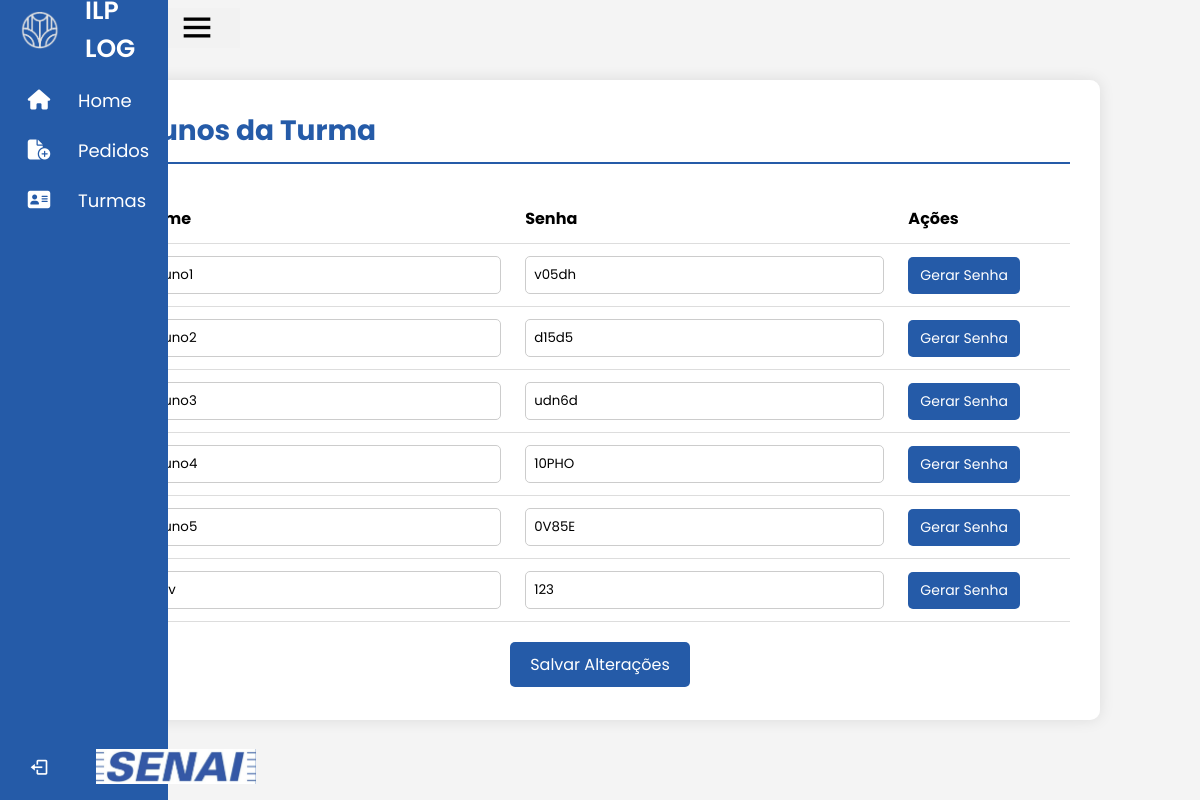
The page /SENAI_LOGISTICA/homeProf/turmas/alunos.php?turma_id=24 (signed in) on the database its author committed.
### tables this page shows
CREATE TABLE `alunos` (
  `id` int(11) NOT NULL,
  `nome` varchar(60) NOT NULL,
  `senha` varchar(255) NOT NULL,
  `turma_id` int(11) NOT NULL
);

### SENAI_LOGISTICA/homeProf/turmas/alunos.php (the view, shortened to what this page needs)
<?php
include "../../sidebarPROF.php";
$hostname = "127.0.0.1";
$user = "root";
$password = "root";
$database = "senai";
$conexao = new mysqli($hostname, $user, $password, $database);
$turma_id = $_GET['turma_id'] ?? '';
$sql = "SELECT * FROM `alunos` WHERE `turma_id` = '$turma_id'";
$resultado = $conexao->query($sql);
?>
<!DOCTYPE html>
<html lang="en">
<head>
</head>
<body>
    <div class="container">
        <div class="header">
        <h1>Alunos da Turma</h1>
        </div>
        <form method="post" action="salvar_alunos.php">
            <div class="divTable">
                <table>
                    <thead>
                        <tr>
                            <th>Nome</th>
                            <th>Senha</th>
                            <th>Ações</th>
                        </tr>
                    </thead>
                    <tbody>
                        <?php while ($row = $resultado->fetch_assoc()): ?>
                            <tr>
                                <td>
                                    <input type="text" name="nome[]" value="<?= htmlspecialchars($row['nome']) ?>" required>
                                </td>
                                <td>
                                    <input type="text" name="senha[]" value="<?= htmlspecialchars($row['senha']) ?>" required>
                                </td>
                                <td>
                                    <button type="button" class="button-action" onclick="gerarSenha(this)">Gerar Senha</button>
                                </td>
                            </tr>
                        <?php endwhile; ?>
                    </tbody>
                </table>
            </div>
            <button class="button-79" type="submit">Salvar Alterações</button>
        </form>
    </div>
</body>
</html>

### SENAI_LOGISTICA/sidebarPROF.php (style rules this page uses)
* { font-family: "Poppins", sans-serif; box-sizing: border-box; padding: 0; margin: 0; }

### SENAI_LOGISTICA/homeProf/turmas/alunos.php (style rules this page uses)
body { font-family: Arial, sans-serif; background-color: #f4f4f4; margin: 0; padding: 0; display: flex; justify-content: center; align-items: center; height: 100vh; }
.container { width: 100%; max-width: 1000px; background-color: white; padding: 30px; border-radius: 10px; box-shadow: 0 0 15px rgba(0, 0, 0, 0.1); box-sizing: border-box; max-height: 80vh; overflow-y: auto; }
.header { display: flex; justify-content: space-between; align-items: center; border-bottom: 2px solid rgb(37, 91, 168); padding-bottom: 10px; margin-bottom: 30px; }
.header h1 { color: rgb(37, 91, 168); font-size: 28px; margin: 0; }
.button-79 { margin-top: 20px; display: block; margin: 20px auto; padding: 10px 20px; background-color: rgb(37, 91, 168); color: white; border: none; border-radius: 5px; cursor: pointer; text-align: center; font-size: 16px; transition: background-color 0.3s ease; }
table { width: 100%; border-collapse: collapse; margin-top: 20px; }
th, td { padding: 12px; text-align: left; border-bottom: 1px solid #ddd; }
th { color: black; font-size: 16px; }
td { font-size: 14px; }
td input { border: 1px solid #ccc; border-radius: 5px; padding: 8px; width: 100%; box-sizing: border-box; }
.button-action { background-color: rgb(37, 91, 168); color: white; border: none; padding: 8px 12px; border-radius: 5px; cursor: pointer; font-size: 14px; transition: background-color 0.3s ease; }

### rows shown on the page
alunos: nome "aluno1", senha "v05dh"
alunos: nome "aluno2", senha "d15d5"
alunos: nome "aluno3", senha "udn6d"
alunos: nome "aluno4", senha "10PHO"
alunos: nome "aluno5", senha "0V85E"
alunos: nome "dev", senha "123"
